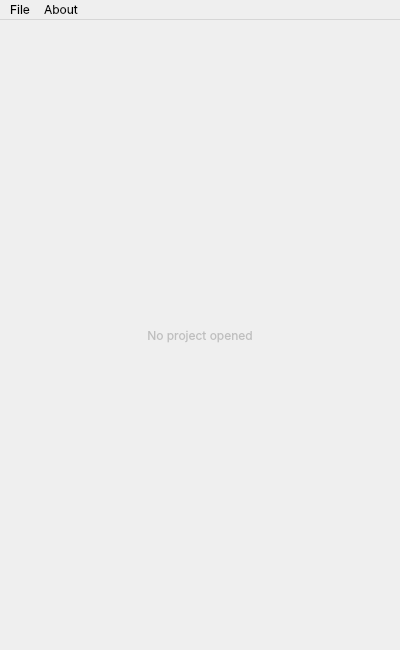
<?xml version="1.0" encoding="UTF-8"?>
<ui version="4.0">
 <class>MainWindow</class>
 <widget class="QMainWindow" name="MainWindow">
  <property name="geometry">
   <rect>
    <x>0</x>
    <y>0</y>
    <width>400</width>
    <height>650</height>
   </rect>
  </property>
  <property name="minimumSize">
   <size>
    <width>400</width>
    <height>650</height>
   </size>
  </property>
  <property name="font">
   <font>
    <family>Inter</family>
   </font>
  </property>
  <property name="windowTitle">
   <string notr="true">MainWindow</string>
  </property>
  <property name="windowIcon">
   <iconset resource="../../resources.qrc">
    <normaloff>:/resources/icon/icon.png</normaloff>:/resources/icon/icon.png</iconset>
  </property>
  <widget class="QWidget" name="centralwidget">
   <layout class="QVBoxLayout" name="verticalLayout">
    <item>
     <widget class="SlidingStackedWidget" name="stackedWidget">
      <property name="currentIndex">
       <number>0</number>
      </property>
      <widget class="QWidget" name="page">
       <layout class="QVBoxLayout" name="verticalLayout_3">
        <item>
         <widget class="QLabel" name="noProjectOpenedLabel">
          <property name="enabled">
           <bool>false</bool>
          </property>
          <property name="text">
           <string>No project opened</string>
          </property>
          <property name="alignment">
           <set>Qt::AlignCenter</set>
          </property>
         </widget>
        </item>
       </layout>
      </widget>
     </widget>
    </item>
   </layout>
  </widget>
  <widget class="QMenuBar" name="menubar">
   <property name="geometry">
    <rect>
     <x>0</x>
     <y>0</y>
     <width>400</width>
     <height>20</height>
    </rect>
   </property>
   <widget class="QMenu" name="menuFile">
    <property name="title">
     <string>File</string>
    </property>
    <addaction name="action_openProject"/>
    <addaction name="action_preferences"/>
    <addaction name="separator"/>
    <addaction name="action_quit"/>
   </widget>
   <widget class="QMenu" name="menuAbout">
    <property name="title">
     <string>About</string>
    </property>
    <addaction name="action_about"/>
    <addaction name="action_aboutQt"/>
   </widget>
   <addaction name="menuFile"/>
   <addaction name="menuAbout"/>
  </widget>
  <action name="action_openProject">
   <property name="icon">
    <iconset resource="../../resources.qrc">
     <normaloff>:/resources/icon/silk/folder.png</normaloff>:/resources/icon/silk/folder.png</iconset>
   </property>
   <property name="text">
    <string>Open</string>
   </property>
   <property name="shortcut">
    <string notr="true">Ctrl+O</string>
   </property>
  </action>
  <action name="action_quit">
   <property name="icon">
    <iconset resource="../../resources.qrc">
     <normaloff>:/resources/icon/silk/cross.png</normaloff>:/resources/icon/silk/cross.png</iconset>
   </property>
   <property name="text">
    <string>Quit</string>
   </property>
   <property name="shortcut">
    <string notr="true">Ctrl+Q</string>
   </property>
  </action>
  <action name="action_about">
   <property name="icon">
    <iconset resource="../../resources.qrc">
     <normaloff>:/resources/icon/silk/information.png</normaloff>:/resources/icon/silk/information.png</iconset>
   </property>
   <property name="text">
    <string>About</string>
   </property>
  </action>
  <action name="action_aboutQt">
   <property name="icon">
    <iconset resource="../../resources.qrc">
     <normaloff>:/resources/icon/silk/information.png</normaloff>:/resources/icon/silk/information.png</iconset>
   </property>
   <property name="text">
    <string>About Qt</string>
   </property>
  </action>
  <action name="action_preferences">
   <property name="icon">
    <iconset resource="../../resources.qrc">
     <normaloff>:/resources/icon/silk/wrench.png</normaloff>:/resources/icon/silk/wrench.png</iconset>
   </property>
   <property name="text">
    <string>Preferences</string>
   </property>
  </action>
 </widget>
 <customwidgets>
  <customwidget>
   <class>SlidingStackedWidget</class>
   <extends>QStackedWidget</extends>
   <header>SlidingStackedWidget/slidingstackedwidget.h</header>
   <container>1</container>
  </customwidget>
 </customwidgets>
 <resources>
  <include location="../../resources.qrc"/>
 </resources>
 <connections/>
</ui>
